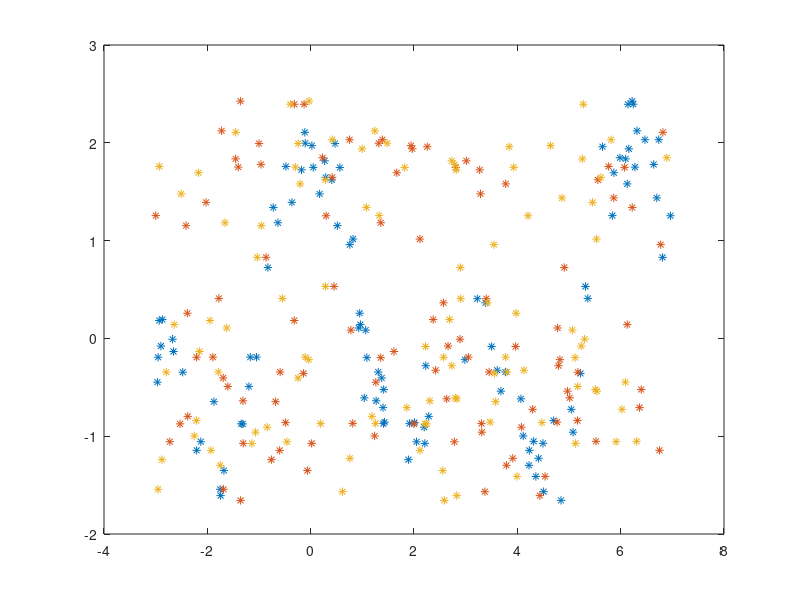

Write MATLAB code to recreate this figure. (Note: this script raises an error after producing the figure.)
X = 10.*rand(100,3)-3;
Y = cos(X(:,1)) + cos(2*(X(:,1))) + 0.3.*randn(100,1);
figure, plot(X,Y,'*')
[selected, ranking] = bay_lssvmARD({X,Y,'class',gam,sig2});
ranking
selected
%figure, plot([selected])
%[dimensions, ordered, costs, sig2s] =  bay_lssvmARD({X,Y,'class',gam,sig2});